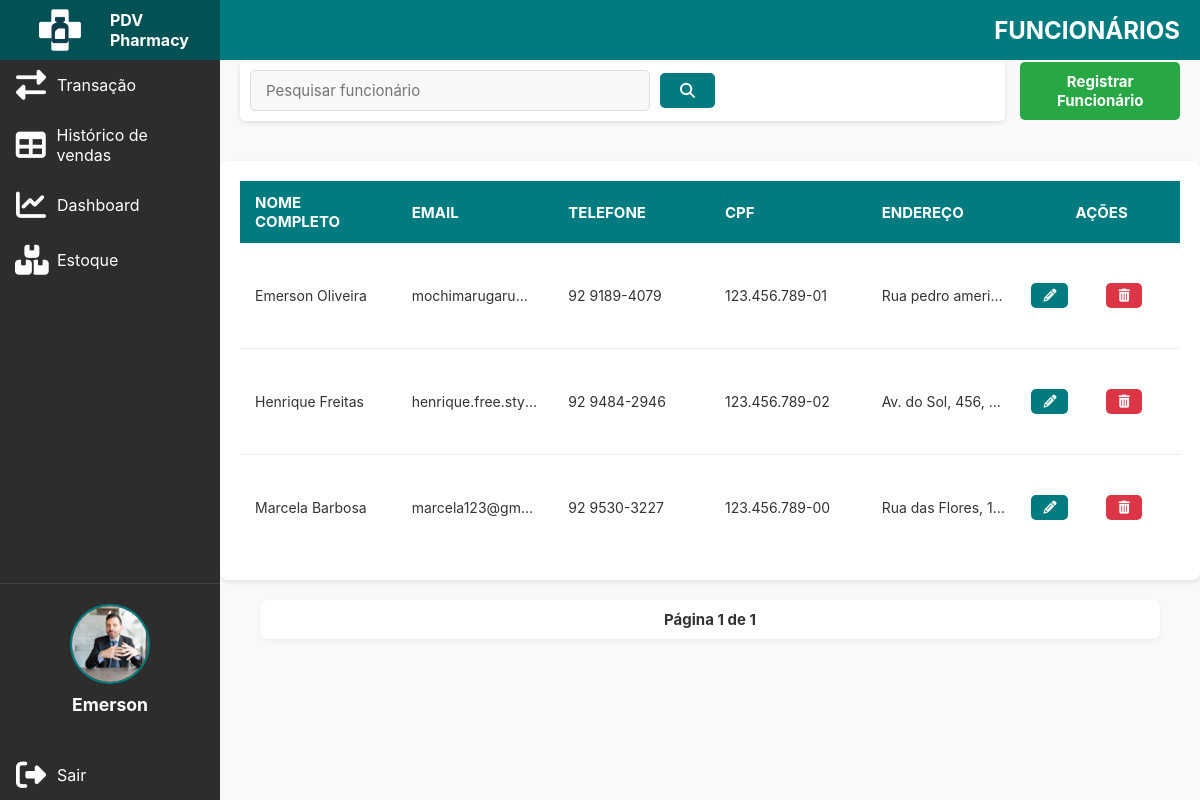
/funcionarios/listar/ (signed in), run on the app's committed database.
### funcionario/models.py (models this page shows)
class Funcionario(models.Model):
    user = models.OneToOneField(User, on_delete=models.CASCADE, null=True, blank=True)
    SEXO_CHOICES = [
        ('M', 'Masculino'),
        ('F', 'Feminino'),
        ('O', 'Outro'),
    ]
    telefone = models.CharField(max_length=15)
    cpf = models.CharField(max_length=14, unique=True)
    endereco = models.CharField(max_length=255)
    sexo = models.CharField(max_length=1, choices=SEXO_CHOICES)
    data_nascimento = models.DateField()
    foto = models.ImageField(upload_to='fotos_funcionarios/', blank=True, null=True)
    observacao = models.TextField(blank=True, null=True)
    criado_em = models.DateTimeField(auto_now_add=True)

### funcionario/views.py (the view, shortened to what this page needs)
# urls.py: path('listar/', views.listar_funcionarios, name='listar_funcionarios'),
@login_required
def listar_funcionarios(request):
    if not is_dono(request.user):
        return redirect('login')
    query = request.GET.get('q', '')
    funcionarios_qs = Funcionario.objects.all().order_by('user__first_name', 'user__last_name')
    paginator = Paginator(funcionarios_qs, 10)
    page_number = request.GET.get('page')
    page_obj = paginator.get_page(page_number)
    return render(request, 'funcionarios/listar.html', {
        'page_obj': page_obj,
        'query': query
    })

### funcionario/context_processors.py (called while the page is built)
def funcionario_logado_context(request):
    funcionario_logado = None
    if request.user.is_authenticated:
        try:
            funcionario_logado = request.user.funcionario
        except Funcionario.DoesNotExist:
            pass
    return {'funcionario_logado': funcionario_logado}

def is_dono_context(request):
    is_dono_var = False
    if request.user.is_authenticated:
        is_dono_var = request.user.groups.filter(name='dono').exists()
    return {'is_dono': is_dono_var}

### funcionario/views.py (called while the page is built)
def is_dono(user):
    return user.groups.filter(name='dono').exists()

### templates/funcionarios/listar.html (shortened to what this page needs)
{% load static %}
<html lang="pt">
<head>
    <link rel="stylesheet" href="{% static 'css/style_funcionario.css' %}">
    <link rel="stylesheet"  href="https://cdnjs.cloudflare.com/ajax/libs/font-awesome/6.4.0/css/all.min.css"/>
</head>
<body>
<div class="sidebar">
    <div class="sidebar-top">
        <img src="{% static 'img/logo-icon.png' %}" alt="Logo PDV Farma" class="logo">
        <span class="logo-text">PDV Pharmacy</span>
    </div>
        <a href="{% url 'nova_venda' %}"><i class="fas fa-exchange-alt"></i><span>Transação</span></a>
        <a href="{% url 'historico_vendas' %}"><i class="fas fa-solid fa-table"></i><span>Histórico de vendas</span></a>
        <a href="{% url 'dashboard' %}"><i class="fas fa-chart-line"></i><span>Dashboard</span></a>
        <a href="{% url 'listar_produtos' %}"><i class="fas fa-boxes"></i><span>Estoque</span></a>
        {% if user.is_authenticated and funcionario_logado %}
    <div class="user-profile-sidebar">
        {% if funcionario_logado.foto %}
            <img src="{{ funcionario_logado.foto.url }}" alt="Foto de Perfil" class="profile-pic">
        {% else %}
            <img src="{% static 'img/default_profile_pic.png' %}" alt="Foto de Perfil Padrão" class="profile-pic">
        {% endif %}
        <span class="user-name">{{ user.first_name|default:user.username }}</span>
    </div>
    {% endif %}
        {% if user.is_authenticated %}
        <a href="#" class="logout-link">
            <i class="fas fa-sign-out-alt"></i><span>Sair</span>
        </a>
        {% endif %}
    </div>
<div class="main-content">
    <div class="topbar">
        FUNCIONÁRIOS
    </div>
    <div class="controls">
        <form method="GET" action="{% url 'listar_funcionarios' %}">
            <input type="text" name="q" value="{{ query }}" placeholder="Pesquisar funcionário">
            <button type="submit" class="button"><i class="fas fa-search"></i></button>
        </form>
        <a href="{% url 'registrar_funcionario' %}"><button class="button button-primary">Registrar Funcionário</button></a>
    </div>
    <div class="products-list-container">
        {% if page_obj %}
            <table class="data-table">
                <thead>
                    <tr>
                        <th>Nome Completo</th>
                        <th>Email</th>
                        <th>Telefone</th>
                        <th>CPF</th>
                        <th>Endereço</th>
                        <th>Ações</th>
                    </tr>
                </thead>
                <tbody>
                    {% for funcionario in page_obj %}
                        <tr>
                            <td>{{ funcionario.user.first_name }} {{ funcionario.user.last_name }}</td>
                            <td>{{ funcionario.user.email }}</td>
                            <td>{{ funcionario.telefone }}</td>
                            <td>{{ funcionario.cpf }}</td>
                            <td>{{ funcionario.endereco }}</td>
                            <td class="actions-cell">
    <a href="{% url 'editar_funcionario' funcionario.id %}" class="action-button edit">
        <i class="fas fa-pencil-alt"></i> </a>
    <form action="{% url 'deletar_funcionario' funcionario.id %}" method="post" style="display:inline;">
        <button type="submit" class="btn btn-danger" onclick="return confirm('Tem certeza que deseja deletar o funcionário {{ funcionario.user.first_name }} {{ funcionario.user.last_name }}? Esta ação é irreversível!');">
            <i class="fas fa-trash-alt"></i> </button>
    </form>
</td>
                        </tr>
                    {% endfor %}
                </tbody>
            </table>
        {% else %}
            <p style="text-align: center; margin-top: 20px;">Nenhum funcionário encontrado.</p>
        {% endif %}
    </div>
    <div class="paginacao">
        <span class="paginacao-info">Página {{ page_obj.number }} de {{ page_obj.paginator.num_pages }}</span>
    </div>
</div>
</body>
</html>

### data on the page
Funcionario: foto (picture), user.first_name "Emerson", user.last_name "Oliveira", user.email "mochimarugaru…", telefone "92 9189-4079", cpf "123.456.789-01", endereco "Rua pedro ameri…"
Funcionario: user.first_name "Henrique", user.last_name "Freitas", user.email "henrique.free.sty…", telefone "92 9484-2946", cpf "123.456.789-02", endereco "Av. do Sol, 456,…"
Funcionario: user.first_name "Marcela", user.last_name "Barbosa", user.email "marcela123@gm…", telefone "92 9530-3227", cpf "123.456.789-00", endereco "Rua das Flores, 1…"

### other printed values
{{ user.first_name|default:user.username }} "Emerson"
{{ page_obj.number }} "1"
{{ page_obj.paginator.num_pages }} "1"
